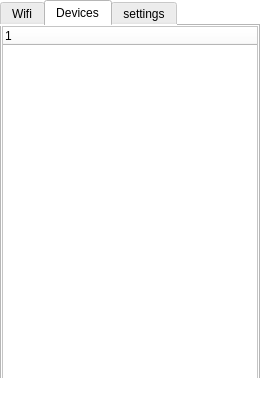
<?xml version="1.0" encoding="UTF-8"?>
<ui version="4.0">
 <class>MainWindow</class>
 <widget class="QMainWindow" name="MainWindow">
  <property name="geometry">
   <rect>
    <x>0</x>
    <y>0</y>
    <width>260</width>
    <height>400</height>
   </rect>
  </property>
  <property name="maximumSize">
   <size>
    <width>260</width>
    <height>400</height>
   </size>
  </property>
  <property name="font">
   <font>
    <pointsize>11</pointsize>
   </font>
  </property>
  <property name="focusPolicy">
   <enum>Qt::StrongFocus</enum>
  </property>
  <property name="windowTitle">
   <string>WifiAssist</string>
  </property>
  <property name="autoFillBackground">
   <bool>false</bool>
  </property>
  <property name="styleSheet">
   <string notr="true">background-color: rgb(255, 255, 255);</string>
  </property>
  <widget class="QWidget" name="centralWidget">
   <widget class="QTabWidget" name="tabWidget">
    <property name="geometry">
     <rect>
      <x>0</x>
      <y>0</y>
      <width>260</width>
      <height>400</height>
     </rect>
    </property>
    <property name="styleSheet">
     <string notr="true"/>
    </property>
    <property name="currentIndex">
     <number>1</number>
    </property>
    <widget class="QWidget" name="tab_main">
     <attribute name="icon">
      <iconset resource="icon.qrc">
       <normaloff>:/img/WifiAssist.ico</normaloff>:/img/WifiAssist.ico</iconset>
     </attribute>
     <attribute name="title">
      <string>Wifi</string>
     </attribute>
     <widget class="QLabel" name="label_name">
      <property name="geometry">
       <rect>
        <x>10</x>
        <y>40</y>
        <width>67</width>
        <height>17</height>
       </rect>
      </property>
      <property name="text">
       <string>WifiName</string>
      </property>
     </widget>
     <widget class="QLabel" name="label_pwd">
      <property name="geometry">
       <rect>
        <x>10</x>
        <y>100</y>
        <width>67</width>
        <height>17</height>
       </rect>
      </property>
      <property name="text">
       <string>Password</string>
      </property>
     </widget>
     <widget class="QLineEdit" name="lineEdit_pwd">
      <property name="enabled">
       <bool>false</bool>
      </property>
      <property name="geometry">
       <rect>
        <x>90</x>
        <y>90</y>
        <width>120</width>
        <height>30</height>
       </rect>
      </property>
      <property name="font">
       <font>
        <pointsize>9</pointsize>
       </font>
      </property>
      <property name="focusPolicy">
       <enum>Qt::ClickFocus</enum>
      </property>
     </widget>
     <widget class="QLineEdit" name="lineEdit_name">
      <property name="enabled">
       <bool>false</bool>
      </property>
      <property name="geometry">
       <rect>
        <x>90</x>
        <y>30</y>
        <width>120</width>
        <height>30</height>
       </rect>
      </property>
      <property name="font">
       <font>
        <pointsize>9</pointsize>
       </font>
      </property>
      <property name="focusPolicy">
       <enum>Qt::ClickFocus</enum>
      </property>
      <property name="readOnly">
       <bool>false</bool>
      </property>
     </widget>
     <widget class="QPushButton" name="pushButton_pwd">
      <property name="geometry">
       <rect>
        <x>215</x>
        <y>100</y>
        <width>20</width>
        <height>20</height>
       </rect>
      </property>
      <property name="maximumSize">
       <size>
        <width>25</width>
        <height>25</height>
       </size>
      </property>
      <property name="focusPolicy">
       <enum>Qt::NoFocus</enum>
      </property>
      <property name="toolTip">
       <string extracomment="Edit Wifi Name"/>
      </property>
      <property name="autoFillBackground">
       <bool>false</bool>
      </property>
      <property name="styleSheet">
       <string notr="true">background-color: rgba(255, 255, 255, 0);
background-image: url(:/img/edit.ico);
border-width:0px</string>
      </property>
      <property name="text">
       <string/>
      </property>
     </widget>
     <widget class="QPushButton" name="pushButton">
      <property name="geometry">
       <rect>
        <x>80</x>
        <y>230</y>
        <width>100</width>
        <height>100</height>
       </rect>
      </property>
      <property name="font">
       <font>
        <pointsize>12</pointsize>
       </font>
      </property>
      <property name="focusPolicy">
       <enum>Qt::NoFocus</enum>
      </property>
      <property name="styleSheet">
       <string notr="true">border-radius:50px;
background-color: rgb(21, 126, 251);
border-width:2px
</string>
      </property>
      <property name="text">
       <string>START</string>
      </property>
     </widget>
     <widget class="QPushButton" name="pushButton_name">
      <property name="geometry">
       <rect>
        <x>215</x>
        <y>40</y>
        <width>20</width>
        <height>20</height>
       </rect>
      </property>
      <property name="maximumSize">
       <size>
        <width>25</width>
        <height>25</height>
       </size>
      </property>
      <property name="focusPolicy">
       <enum>Qt::NoFocus</enum>
      </property>
      <property name="toolTip">
       <string extracomment="Edit Wifi Name"/>
      </property>
      <property name="autoFillBackground">
       <bool>false</bool>
      </property>
      <property name="styleSheet">
       <string notr="true">background-color: rgba(255, 255, 255, 0);
background-image: url(:/img/edit.ico);
border-width:0px</string>
      </property>
      <property name="text">
       <string/>
      </property>
     </widget>
    </widget>
    <widget class="QWidget" name="tab_devices">
     <attribute name="icon">
      <iconset resource="icon.qrc">
       <normaloff>:/img/Devices.ico</normaloff>:/img/Devices.ico</iconset>
     </attribute>
     <attribute name="title">
      <string>Devices</string>
     </attribute>
     <widget class="QTreeWidget" name="treeWidget">
      <property name="geometry">
       <rect>
        <x>0</x>
        <y>0</y>
        <width>256</width>
        <height>361</height>
       </rect>
      </property>
      <column>
       <property name="text">
        <string notr="true">1</string>
       </property>
      </column>
     </widget>
    </widget>
    <widget class="QWidget" name="tab_settings">
     <attribute name="icon">
      <iconset resource="icon.qrc">
       <normaloff>:/img/Settings.ico</normaloff>:/img/Settings.ico</iconset>
     </attribute>
     <attribute name="title">
      <string>settings</string>
     </attribute>
    </widget>
   </widget>
  </widget>
  <widget class="QStatusBar" name="statusBar"/>
 </widget>
 <layoutdefault spacing="6" margin="11"/>
 <resources>
  <include location="icon.qrc"/>
 </resources>
 <connections/>
</ui>
